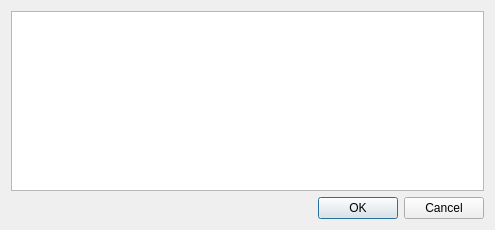
<?xml version="1.0" encoding="UTF-8"?>
<ui version="4.0">
 <class>StringListDlg</class>
 <widget class="QDialog" name="StringListDlg">
  <property name="geometry">
   <rect>
    <x>0</x>
    <y>0</y>
    <width>495</width>
    <height>230</height>
   </rect>
  </property>
  <property name="windowTitle">
   <string>Dialog</string>
  </property>
  <layout class="QVBoxLayout" name="verticalLayout">
   <item>
    <widget class="QListView" name="listView">
     <property name="editTriggers">
      <set>QAbstractItemView::NoEditTriggers</set>
     </property>
    </widget>
   </item>
   <item>
    <widget class="QDialogButtonBox" name="buttonBox">
     <property name="orientation">
      <enum>Qt::Horizontal</enum>
     </property>
     <property name="standardButtons">
      <set>QDialogButtonBox::Cancel|QDialogButtonBox::Ok</set>
     </property>
    </widget>
   </item>
  </layout>
 </widget>
 <resources/>
 <connections>
  <connection>
   <sender>buttonBox</sender>
   <signal>accepted()</signal>
   <receiver>StringListDlg</receiver>
   <slot>accept()</slot>
   <hints>
    <hint type="sourcelabel">
     <x>248</x>
     <y>254</y>
    </hint>
    <hint type="destinationlabel">
     <x>157</x>
     <y>274</y>
    </hint>
   </hints>
  </connection>
  <connection>
   <sender>buttonBox</sender>
   <signal>rejected()</signal>
   <receiver>StringListDlg</receiver>
   <slot>reject()</slot>
   <hints>
    <hint type="sourcelabel">
     <x>316</x>
     <y>260</y>
    </hint>
    <hint type="destinationlabel">
     <x>286</x>
     <y>274</y>
    </hint>
   </hints>
  </connection>
 </connections>
</ui>
